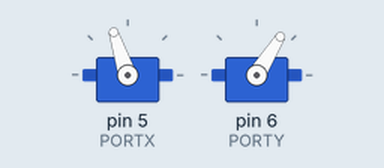
A sketch run on a simulated Arduino Uno, built with avr-gcc and run on an emulated ATmega328P. Parts: 2 × servo. Random numbers use the default seed unless the sketch sets one.

Above: at 4.2 s.
At 11.9 s:
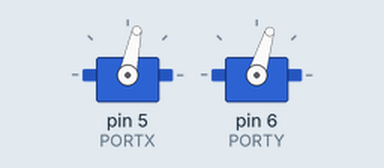
At 19.6 s:
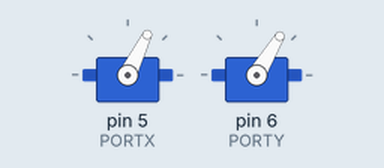
At 34.9 s:
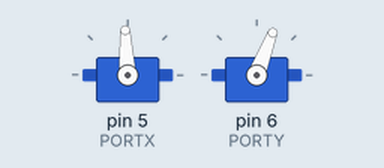
Timing chart, 0 to 40.0 s (numbered marks = the images above):
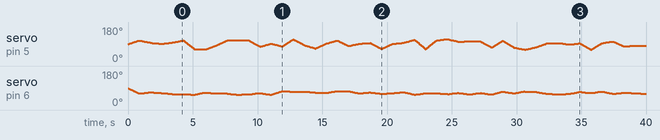

The sketch:

CatLaser.ino
```cpp
#include "catMotion.h"

void setup() {
  posX = posY = 90;
  axisX.attach(PORTX);
  axisY.attach(PORTY);

  axisX.write(posX);
  axisY.write(posY);
}

void loop() {
  moveToPoint(random(-30, 30), random(-35, -15), dt);
}
```

catMotion.h
```cpp
#ifndef CATMOTION_H
#define CATMOTION_H

#include <Servo.h>

#define PORTX 5
#define PORTY 6

typedef struct point_t
{
  int x;
  int y;
} point_t;

const struct point_t points[] = {
    {25, -25},
    {-25, -25},
    {30, -45},
    {35, -45},
};

Servo axisX, axisY;
int posX, posY;
float dt = 0.0002;

void moveBy(int deltaX, int deltaY, float deltaT)
{
  float currentX = (float)posX, currentY = (float)posY;
  float targetX = currentX + (float)deltaX, targetY = currentY + (float)deltaY;
  float dx = (float)deltaX * deltaT, dy = (float)deltaY / deltaX * dx;

  if (deltaX == 0)
  {
    dy = deltaY * deltaT;
    if (deltaY > 0)
    {
      while (currentY < targetY)
      {
        currentY += dy;
        posY = (int)currentY;
        axisY.write(posY);
      }
    }
    else
    {
      while (currentY > targetY)
      {
        currentY += dy;
        posY = (int)currentY;
        axisY.write(posY);
      }
    }
  }
  else if (deltaX > 0)
  {
    while (currentX < targetX)
    {
      currentX += dx;
      currentY += dy;
      posX = (int)currentX;
      posY = (int)currentY;
      axisX.write(posX);
      axisY.write(posY);
    }
  }
  else
  {
    while (currentX > targetX)
    {
      currentX += dx;
      currentY += dy;
      posX = (int)currentX;
      posY = (int)currentY;
      axisX.write(posX);
      axisY.write(posY);
    }
  }
}

void moveToPoint(int X, int Y, float deltaT)
{
  moveBy(X - posX + 90, Y - posY + 90, deltaT);
}

void moveToPoint(point_t p, float deltaT)
{
  moveBy(p.x - posX + 90, p.y - posY + 90, deltaT);
}

#endif
```
